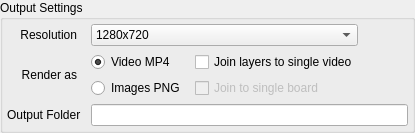
             <widget class="QGroupBox" name="groupBox_6">
              <property name="title">
               <string>Output Settings</string>
              </property>
              <property name="flat">
               <bool>false</bool>
              </property>
              <layout class="QVBoxLayout" name="verticalLayout_14">
               <property name="margin">
                <number>4</number>
               </property>
               <item>
                <widget class="QWidget" name="widget" native="true">
                 <layout class="QVBoxLayout" name="verticalLayout_15">
                  <property name="margin">
                   <number>0</number>
                  </property>
                  <item>
                   <layout class="QGridLayout" name="gridLayout_12">
                    <property name="horizontalSpacing">
                     <number>10</number>
                    </property>
                    <property name="verticalSpacing">
                     <number>6</number>
                    </property>
                    <item row="2" column="1">
                     <widget class="QRadioButton" name="render_as_video_rb">
                      <property name="text">
                       <string>Video MP4</string>
                      </property>
                      <property name="checked">
                       <bool>true</bool>
                      </property>
                     </widget>
                    </item>
                    <item row="2" column="2">
                     <widget class="QCheckBox" name="join_videos_cbx">
                      <property name="text">
                       <string>Join layers to single video</string>
                      </property>
                     </widget>
                    </item>
                    <item row="3" column="2">
                     <widget class="QCheckBox" name="join_images_cbx">
                      <property name="enabled">
                       <bool>false</bool>
                      </property>
                      <property name="text">
                       <string>Join to single board</string>
                      </property>
                     </widget>
                    </item>
                    <item row="2" column="0" rowspan="2">
                     <widget class="QLabel" name="label_29">
                      <property name="minimumSize">
                       <size>
                        <width>50</width>
                        <height>0</height>
                       </size>
                      </property>
                      <property name="maximumSize">
                       <size>
                        <width>70</width>
                        <height>16777215</height>
                       </size>
                      </property>
                      <property name="text">
                       <string>Render as</string>
                      </property>
                      <property name="alignment">
                       <set>Qt::AlignRight|Qt::AlignTrailing|Qt::AlignVCenter</set>
                      </property>
                     </widget>
                    </item>
                    <item row="3" column="1">
                     <widget class="QRadioButton" name="render_as_images_rb">
                      <property name="text">
                       <string>Images PNG</string>
                      </property>
                     </widget>
                    </item>
                    <item row="2" column="3">
                     <spacer name="horizontalSpacer_2">
                      <property name="orientation">
                       <enum>Qt::Horizontal</enum>
                      </property>
                      <property name="sizeHint" stdset="0">
                       <size>
                        <width>40</width>
                        <height>20</height>
                       </size>
                      </property>
                     </spacer>
                    </item>
                    <item row="1" column="0">
                     <widget class="QLabel" name="label_11">
                      <property name="minimumSize">
                       <size>
                        <width>50</width>
                        <height>0</height>
                       </size>
                      </property>
                      <property name="maximumSize">
                       <size>
                        <width>70</width>
                        <height>16777215</height>
                       </size>
                      </property>
                      <property name="text">
                       <string> Resolution</string>
                      </property>
                      <property name="alignment">
                       <set>Qt::AlignRight|Qt::AlignTrailing|Qt::AlignVCenter</set>
                      </property>
                     </widget>
                    </item>
                    <item row="1" column="1" colspan="2">
                     <widget class="QComboBox" name="persp_res_cbb">
                      <item>
                       <property name="text">
                        <string>1280x720</string>
                       </property>
                      </item>
                      <item>
                       <property name="text">
                        <string>649x360</string>
                       </property>
                      </item>
                     </widget>
                    </item>
                    <item row="4" column="0">
                     <widget class="QLabel" name="label_8">
                      <property name="text">
                       <string>Output Folder</string>
                      </property>
                     </widget>
                    </item>
                    <item row="4" column="1" colspan="3">
                     <layout class="QHBoxLayout" name="horizontalLayout_4">
                      <item>
                       <widget class="QLineEdit" name="output_path_le"/>
                      </item>
                     </layout>
                    </item>
                   </layout>
                  </item>
                 </layout>
                </widget>
               </item>
              </layout>
             </widget>
